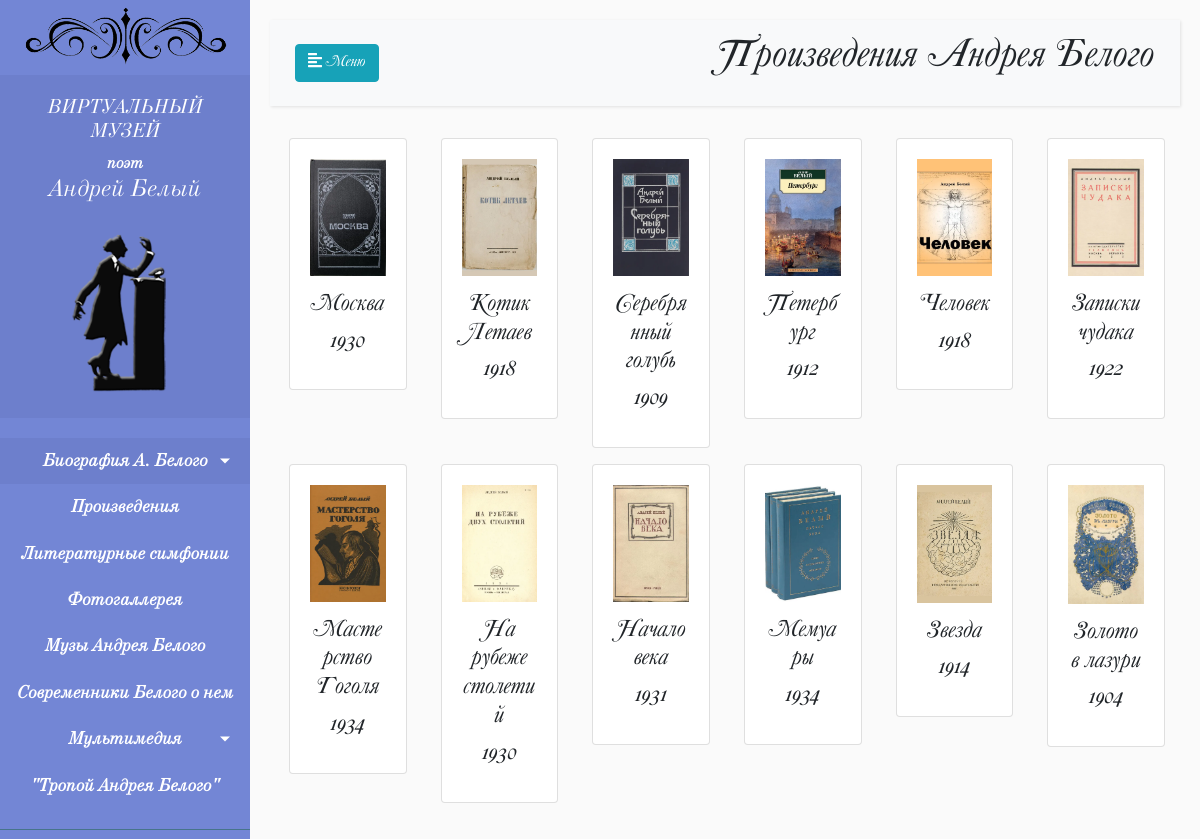
The page /books/ on the database its author committed.
### web/models.py (models this page shows, shortened)
class Book(models.Model):
    date = models.DateField(verbose_name='Дата проиведения')
    title = models.CharField(max_length=200, verbose_name='Название')
    description = models.TextField(verbose_name='Описание', blank=True)
    image = models.ImageField(upload_to='books', blank=True, verbose_name='Изображение')
    file = models.FileField(upload_to='books_files', blank=True, verbose_name='Файл книги')
    class Meta:
        verbose_name = 'Произведение'
        verbose_name_plural = 'Произведения'

### web/views.py (the view)
# urls.py: path('books/', views.books, name='books'),
def books(request):
    books = Book.objects.all()
    title = 'Произведения Андрея Белого'
    return render(request, 'books.html', {'title': title, 'books': books})

### templates/books.html (shortened to what this page needs)
{% extends 'base.html' %}
{% load static %}
{% block content %}
    <div class="container-fluid text-center pt-3">
        <div class="row">
            {% for Book in books %}
            <div class="col-md-2 mb-3">
                <div class="card ml-1">
                    <div class="card-body">
                        <div class="card-img">
                            <a href="#" data-toggle="modal" data-target="#id_{{ Book.id }}"><img class="img-fluid" src="{{ Book.image.url }}" /></a>
                        </div>
                        <div class="card-title mt-3">
                            <h4>{{ Book.title }}</h4>
                            <h4>{{ Book.date|date:"Y" }}</h4>
                        </div>
                    </div>
                </div>
            </div>
            {% endfor %}
        </div>
    </div>
{% endblock %}

### static_dev/style.css (style rules this page uses)
body { font-family: 'CaslonBecker', sans-serif; background: #fafafa; }
a, a:hover, a:focus { color: inherit; text-decoration: none; transition: all 0.3s; }

### rows shown on the page
Book: image (picture), title "Москва", date "1930"
Book: image (picture), title "Котик Летаев", date "1918"
Book: image (picture), title "Серебрянный голубь", date "1909"
Book: image (picture), title "Петербург", date "1912"
Book: image (picture), title "Человек", date "1918"
Book: image (picture), title "Записки чудака", date "1922"
Book: image (picture), title "Мастерство Гоголя", date "1934"
Book: image (picture), title "На рубеже столетий", date "1930"
Book: image (picture), title "Начало века", date "1931"
Book: image (picture), title "Мемуары", date "1934"
Book: image (picture), title "Звезда", date "1914"
Book: image (picture), title "Золото в лазури", date "1904"

### other values the page prints
{{ title }} "Произведения Андрея Белого"
